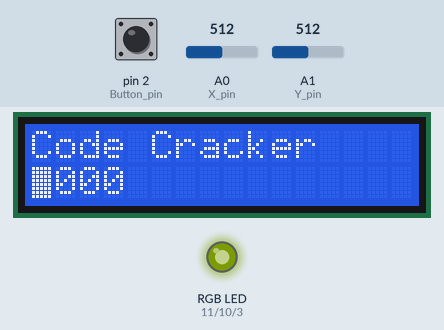
A sketch run on a simulated Arduino Uno, built with avr-gcc and run on an emulated ATmega328P. On the bench: 16×2 character LCD, an RGB LED mixed from three pins (HIGH = lit). The inputs (shaded band) are chosen by the test bench; at power-on: pin 2 (Button_pin) HIGH, A0 (X_pin) = 512, A1 (Y_pin) = 512. Dim RGB values are drawn brighter than linear; random numbers use the default seed unless the sketch sets one.

Above: at 1.2 s.
1.3 s: pin 2 (Button_pin) pulled LOW for 0.15 s
At 2.0 s:
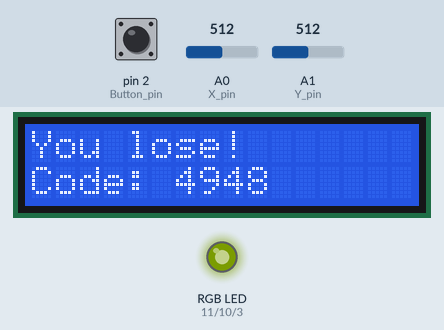
4.4 s: A0 (X_pin) set to 710
At 6.7 s:
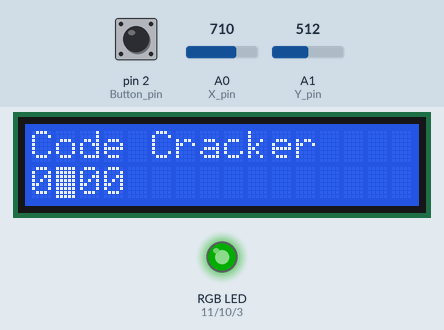
7.4 s: pin 2 (Button_pin) pulled LOW for 1 s
At 7.8 s:
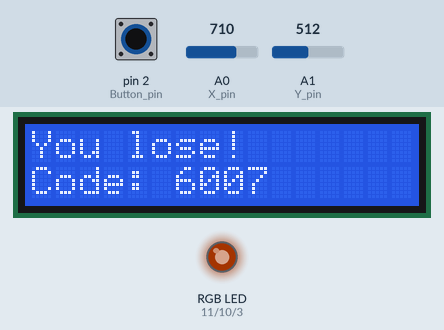
11.4 s: A0 (X_pin) set to 690
13.9 s: pin 2 (Button_pin) pulled LOW for 0.15 s
At 15.1 s:
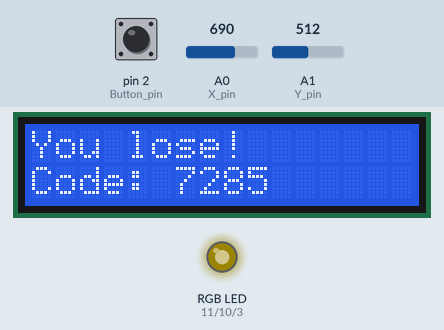
17.0 s: A1 (Y_pin) set to 710
At 23.8 s:
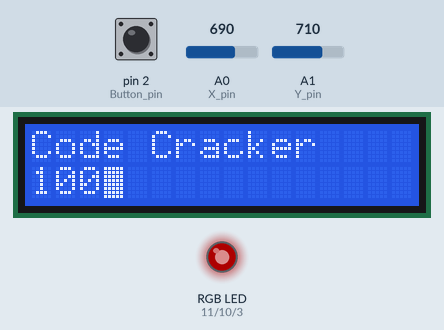
Timing chart, 0 to 29.9 s (numbered marks = the images above; inputs shaded):
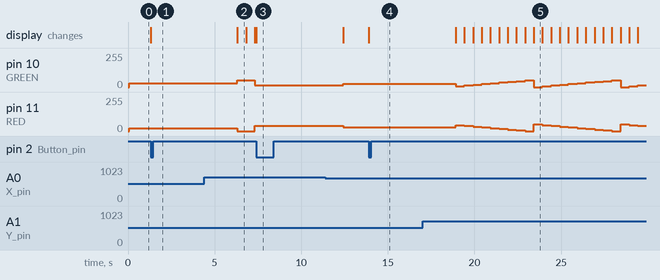

Measured:
- after the input at 1.3 s, the display: changes at once (image 1)
- after the input at 13.9 s, the display: changes at once (image 4)
- by itself, pin 11 (RED): repeats every 5.0 s: 38/255 0.50 s, 33/255 0.50 s, 27/255 0.50 s, 22/255 0.50 s, 16/255 0.50 s, 11/255 0.50 s, 5/255 0.50 s, 0/255 0.50 s, 50/255 0.50 s, 44/255 0.50 s
- by itself, pin 10 (GREEN): repeats every 5.0 s: 12/255 0.50 s, 17/255 0.50 s, 23/255 0.50 s, 28/255 0.50 s, 34/255 0.50 s, 39/255 0.50 s, 45/255 0.50 s, 50/255 0.50 s, 0/255 0.50 s, 6/255 0.50 s
- what the display in image 2 shows lasts 0.5 s, from 6.3 s to 6.8 s

The sketch:

Code_Cracker.ino
```cpp
// include the library code:
#include <LiquidCrystal.h>


// LCD
LiquidCrystal lcd(4, 5, 6, 7, 8, 9);
const int X_pin = 0;
const int Y_pin = 1;
const int Button_pin = 2;
const int codeLen = 4;
const int maxNumSize = 9;
unsigned long timeSinceScroll = 0;

// LED
#define BLUE 3
#define GREEN 10
#define RED 11

// Code generation and management
int selectedIndex = 0;
int correctCode[codeLen] = { 0, 0, 0, 0 };
int currentCode[codeLen] = { 0, 0, 0, 0 };


void Reset() {
  for (int i = 0; i < codeLen; i++) {
    currentCode[i] = 0;               // Reset the user's input
  }

  lcd.noBlink();                      // Prevent cursor from blinking
  lcd.clear();                        // Clear the screen
  for (int i = 0; i < codeLen; i++) {
    correctCode[i] = random(10);      // Generate a new code
  }
  lcd.setCursor(0, 0);                // Move cursor to top
  lcd.print("Code Cracker");          // Show game's name
  lcd.setCursor(0, 1);                // Move cursor to bottom
  for (int i = 0; i < codeLen; i++) {
    lcd.print(currentCode[i]);        // Display the user's current code
  }
  lcd.setCursor(0, 1);                // Move the cursor back to the beginning of the bottom row
  lcd.blink();                        // Allow the cursor to blink
}

void Controls() {
  if (millis() - timeSinceScroll > 500) {                                                 // Only allow inputs every 500ms
    if (analogRead(X_pin) > 700) {                                                        // If joy stick is going to the right
      selectedIndex = (selectedIndex + 1) % codeLen;                                      // Add to the index
      lcd.setCursor(selectedIndex, 1);                                                    // Track cursor forward 1
      timeSinceScroll = millis();                                                         // Track when the input occured
    }
    else if (analogRead(X_pin) < 300) {                                                   // If joy stick is going to the left
      if (selectedIndex == 0) {                                                           // If we need to wrap around
        selectedIndex = codeLen - 1;                                                      // Then wrap around
      } else {
        selectedIndex = (selectedIndex - 1) % codeLen;                                    // Track cursor back 1
      }
      lcd.setCursor(selectedIndex, 1);                                                    // Move cursor back 1
      timeSinceScroll = millis();                                                         // Track when the last input occured
    }
    else if (analogRead(Y_pin) > 700) {                                                   // If joystick was moved up 1
      currentCode[selectedIndex] = (currentCode[selectedIndex] + 1) % (maxNumSize + 1);   // Track digit increase
      lcd.print(currentCode[selectedIndex]);                                              // Display new number
      lcd.setCursor(selectedIndex, 1);                                                    // Move cursor back to the selected digit
      timeSinceScroll = millis();                                                         // Track when the last input occured
    }
    else if (analogRead(Y_pin) < 300) {                                                   // If joystick was moved down 1
      if (currentCode[selectedIndex] <= 0) {                                              // If we need to wrap the digit around
        currentCode[selectedIndex] = maxNumSize;                                          // Then wrap around
      } else {
        currentCode[selectedIndex] = (currentCode[selectedIndex] - 1) % (maxNumSize + 1); // Add 1 to the selected digit
      }
      lcd.print(currentCode[selectedIndex]);                                              // Print the update
      lcd.setCursor(selectedIndex, 1);                                                    // Move cursor back to selected digit
      timeSinceScroll = millis();                                                         // Track when the last input occured
    }
  }
}

void LED() {
  int difference = abs(currentCode[selectedIndex] - correctCode[selectedIndex]);
  analogWrite(GREEN, map(difference, 0, 9, 50, 0));
  analogWrite(RED, map(difference, 0, 9, 0, 50));
}

void IsEnd() {
  if (digitalRead(Button_pin) == 0) {         // Submit button pressed
    lcd.noBlink();                            // Prevent blinking cursor
    bool isCorrect = true;
    for (int i = 0; i < codeLen; i++) {       // Check each digit...
      if (correctCode[i] != currentCode[i]) { // ...to ensure it's correct
        isCorrect = false;                    // If one isn't then track it
        break;
      }
    }

    lcd.clear();                              // Remove all text from screen
    lcd.setCursor(0, 0);                      // Move cursor to top

    if (isCorrect == true) {                  // If the user one...
      lcd.print("You win!");                  // ...display they one
    } else {                                  // If the user lost...
      lcd.print("You lose!");                 // ...display they lost
    }
    lcd.setCursor(0, 1);                      // Go to second line
    lcd.print("Code: ");                      // Show prefix for correct code
    for (int i = 0; i < codeLen; i++) {
      lcd.print(correctCode[i]);              // Show each digit of the code...
    }
    delay(5000);                              // ...for 5 seconds
    Reset();                                  // Reset the game
  }
}

void setup() {
  // Setup printing to console
  Serial.begin(9600);


  // Setup random seed
  randomSeed(analogRead(5));      // Setup random seed based off of analog input 5


  // Setup joy stick
  pinMode(Button_pin, INPUT);
  digitalWrite(Button_pin, HIGH); // Set default state of joystick button


  // Setup LCD
  lcd.begin(16, 2);               // Setup the LCD's number of columns and rows
  Reset();


  // Setup LED
  pinMode(RED, OUTPUT);
  pinMode(GREEN, OUTPUT);
  pinMode(BLUE, OUTPUT);
  digitalWrite(RED, LOW);
  digitalWrite(GREEN, LOW);
  digitalWrite(BLUE, LOW);
}


void loop() {
  Controls();
  LED();
  IsEnd();
}
```
